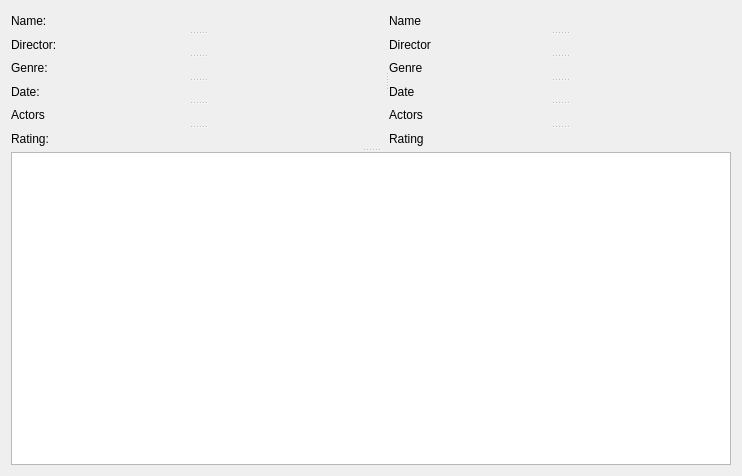
<?xml version="1.0" encoding="UTF-8"?>
<ui version="4.0">
 <class>InfoWindow</class>
 <widget class="QDialog" name="InfoWindow">
  <property name="geometry">
   <rect>
    <x>0</x>
    <y>0</y>
    <width>742</width>
    <height>476</height>
   </rect>
  </property>
  <property name="windowTitle">
   <string>Dialog</string>
  </property>
  <layout class="QVBoxLayout" name="verticalLayout">
   <item>
    <widget class="QSplitter" name="splitter_4">
     <property name="orientation">
      <enum>Qt::Vertical</enum>
     </property>
     <widget class="QSplitter" name="splitter_3">
      <property name="orientation">
       <enum>Qt::Horizontal</enum>
      </property>
      <property name="opaqueResize">
       <bool>false</bool>
      </property>
      <widget class="QSplitter" name="splitter_2">
       <property name="orientation">
        <enum>Qt::Vertical</enum>
       </property>
       <widget class="QLabel" name="label_6">
        <property name="text">
         <string>Name:</string>
        </property>
       </widget>
       <widget class="QLabel" name="label_4">
        <property name="text">
         <string>Director:</string>
        </property>
       </widget>
       <widget class="QLabel" name="label_3">
        <property name="text">
         <string>Genre:</string>
        </property>
       </widget>
       <widget class="QLabel" name="label_2">
        <property name="text">
         <string>Date:</string>
        </property>
       </widget>
       <widget class="QLabel" name="label_5">
        <property name="text">
         <string>Actors</string>
        </property>
       </widget>
       <widget class="QLabel" name="label">
        <property name="text">
         <string>Rating:</string>
        </property>
       </widget>
      </widget>
      <widget class="QSplitter" name="splitter">
       <property name="orientation">
        <enum>Qt::Vertical</enum>
       </property>
       <widget class="QLabel" name="name">
        <property name="text">
         <string>Name</string>
        </property>
       </widget>
       <widget class="QLabel" name="director">
        <property name="text">
         <string>Director</string>
        </property>
       </widget>
       <widget class="QLabel" name="Genre">
        <property name="text">
         <string>Genre</string>
        </property>
       </widget>
       <widget class="QLabel" name="Date">
        <property name="text">
         <string>Date</string>
        </property>
       </widget>
       <widget class="QLabel" name="Actors">
        <property name="text">
         <string>Actors</string>
        </property>
       </widget>
       <widget class="QLabel" name="Rating">
        <property name="text">
         <string>Rating</string>
        </property>
       </widget>
      </widget>
     </widget>
     <widget class="QTextBrowser" name="textBrowser"/>
    </widget>
   </item>
  </layout>
 </widget>
 <resources/>
 <connections/>
</ui>
